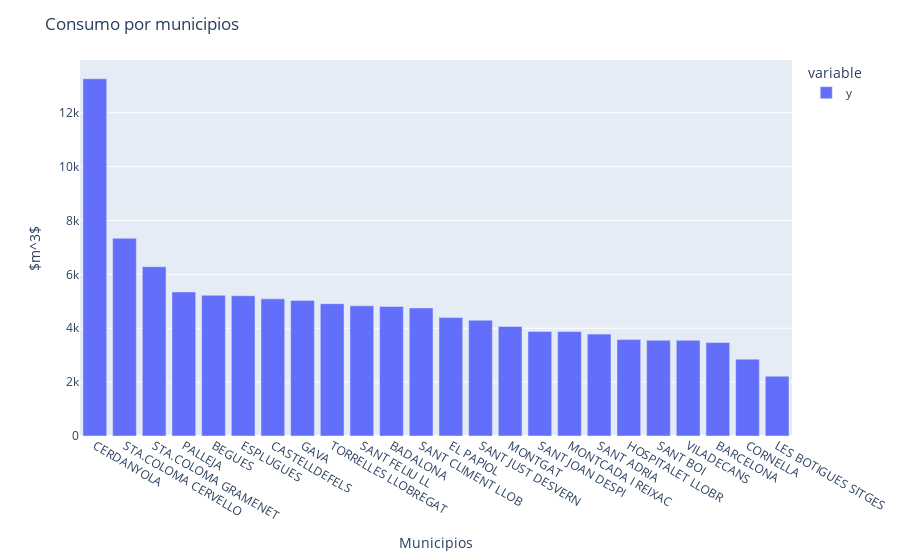

Notebook source saved alongside this figure:
### Code cell
f = px.bar(Domestico.groupby("mun").y.mean().sort_values(ascending=False)[:])
f.update_layout(title = "Consumo por municipios", yaxis_title = r'$m^3$', xaxis_title = 'Municipios')

### Figure 1 — Plotly figure (JSON) as saved in the notebook; plotly's stock layout.template omitted (floating-point values rounded to 4 significant figures)
{"data": [{"alignmentgroup": "True", "hovertemplate": "variable=y<br>mun=%{x}<br>value=%{y}<extra></extra>", "legendgroup": "y", "marker": {"color": "#636efa"}, "name": "y", "offsetgroup": "y", "orientation": "v", "showlegend": true, "textposition": "auto", "type": "bar", "x": ["CERDANYOLA", "STA.COLOMA CERVELLO", "STA.COLOMA GRAMENET", "PALLEJA", "BEGUES", "ESPLUGUES", "CASTELLDEFELS", "GAVA", "TORRELLES LLOBREGAT", "SANT FELIU LL", "BADALONA", "SANT CLIMENT LLOB", "EL PAPIOL", "SANT JUST DESVERN", "MONTGAT", "SANT JOAN DESPI", "MONTCADA I REIXAC", "SANT ADRIA", "HOSPITALET LLOBR", "SANT BOI", "VILADECANS", "BARCELONA", "CORNELLA", "LES BOTIGUES SITGES"], "xaxis": "x", "y": [13260.0, 7341.0, 6284.0, 5346.0, 5225.0, 5207.0, 5092.0, 5034.0, 4913.0, 4833.0, 4806.0, 4752.0, 4396.0, 4299.0, 4067.0, 3882.0, 3878.0, 3782.0, 3579.0, 3554.0, 3553.0, 3470.0, 2852.0, 2219.0], "yaxis": "y"}], "layout": {"barmode": "relative", "legend": {"title": {"text": "variable"}, "tracegroupgap": 0}, "margin": {"t": 60}, "title": {"text": "Consumo por municipios"}, "xaxis": {"anchor": "y", "domain": [0, 1], "title": {"text": "Municipios"}}, "yaxis": {"anchor": "x", "domain": [0, 1], "title": {"text": "$m^3$"}}}}
